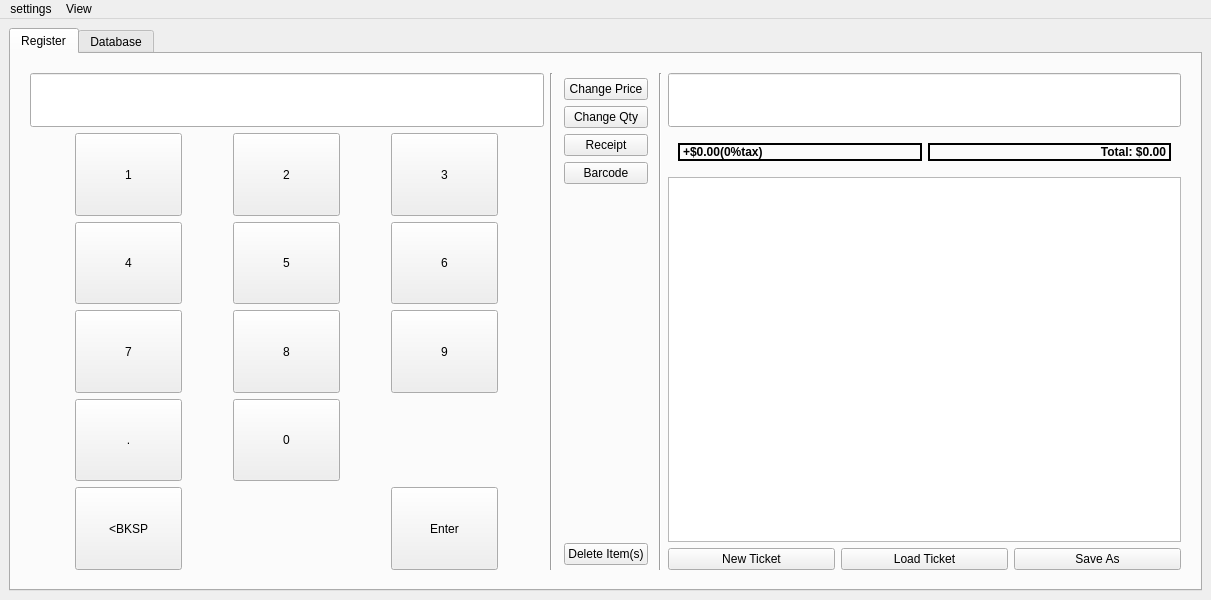
<?xml version="1.0" encoding="UTF-8"?>
<ui version="4.0">
 <class>MainWindow</class>
 <widget class="QMainWindow" name="MainWindow">
  <property name="geometry">
   <rect>
    <x>0</x>
    <y>0</y>
    <width>1211</width>
    <height>600</height>
   </rect>
  </property>
  <property name="windowTitle">
   <string>Products</string>
  </property>
  <property name="unifiedTitleAndToolBarOnMac">
   <bool>true</bool>
  </property>
  <widget class="QWidget" name="centralwidget">
   <layout class="QVBoxLayout" name="verticalLayout_4">
    <item>
     <widget class="QTabWidget" name="app_pageview">
      <property name="focusPolicy">
       <enum>Qt::FocusPolicy::NoFocus</enum>
      </property>
      <property name="autoFillBackground">
       <bool>false</bool>
      </property>
      <property name="tabPosition">
       <enum>QTabWidget::TabPosition::North</enum>
      </property>
      <property name="tabShape">
       <enum>QTabWidget::TabShape::Rounded</enum>
      </property>
      <property name="currentIndex">
       <number>0</number>
      </property>
      <widget class="QWidget" name="register_tab">
       <attribute name="title">
        <string>Register</string>
       </attribute>
       <layout class="QVBoxLayout" name="verticalLayout_3">
        <item>
         <layout class="QHBoxLayout" name="horizontalLayout_2">
          <property name="sizeConstraint">
           <enum>QLayout::SizeConstraint::SetMaximumSize</enum>
          </property>
          <property name="leftMargin">
           <number>10</number>
          </property>
          <property name="topMargin">
           <number>10</number>
          </property>
          <property name="rightMargin">
           <number>10</number>
          </property>
          <property name="bottomMargin">
           <number>10</number>
          </property>
          <item>
           <layout class="QVBoxLayout" name="Keypad_layout">
            <property name="sizeConstraint">
             <enum>QLayout::SizeConstraint::SetFixedSize</enum>
            </property>
            <item>
             <widget class="QLineEdit" name="code_inputBox">
              <property name="sizePolicy">
               <sizepolicy hsizetype="Expanding" vsizetype="Fixed">
                <horstretch>0</horstretch>
                <verstretch>0</verstretch>
               </sizepolicy>
              </property>
              <property name="font">
               <font>
                <pointsize>30</pointsize>
                <bold>true</bold>
               </font>
              </property>
              <property name="autoFillBackground">
               <bool>false</bool>
              </property>
              <property name="alignment">
               <set>Qt::AlignmentFlag::AlignCenter</set>
              </property>
              <property name="placeholderText">
               <string extracomment="UPC"/>
              </property>
              <property name="clearButtonEnabled">
               <bool>true</bool>
              </property>
             </widget>
            </item>
            <item>
             <layout class="QGridLayout" name="gridLayout">
              <item row="3" column="0">
               <widget class="QPushButton" name="period_button">
                <property name="sizePolicy">
                 <sizepolicy hsizetype="Expanding" vsizetype="Expanding">
                  <horstretch>0</horstretch>
                  <verstretch>0</verstretch>
                 </sizepolicy>
                </property>
                <property name="maximumSize">
                 <size>
                  <width>107</width>
                  <height>16777215</height>
                 </size>
                </property>
                <property name="text">
                 <string>.</string>
                </property>
               </widget>
              </item>
              <item row="0" column="1">
               <widget class="QPushButton" name="two_Button">
                <property name="sizePolicy">
                 <sizepolicy hsizetype="Expanding" vsizetype="Expanding">
                  <horstretch>0</horstretch>
                  <verstretch>0</verstretch>
                 </sizepolicy>
                </property>
                <property name="maximumSize">
                 <size>
                  <width>107</width>
                  <height>16777215</height>
                 </size>
                </property>
                <property name="autoFillBackground">
                 <bool>false</bool>
                </property>
                <property name="text">
                 <string>2</string>
                </property>
               </widget>
              </item>
              <item row="1" column="2">
               <widget class="QPushButton" name="six_button">
                <property name="sizePolicy">
                 <sizepolicy hsizetype="Expanding" vsizetype="Expanding">
                  <horstretch>0</horstretch>
                  <verstretch>0</verstretch>
                 </sizepolicy>
                </property>
                <property name="maximumSize">
                 <size>
                  <width>107</width>
                  <height>16777215</height>
                 </size>
                </property>
                <property name="autoFillBackground">
                 <bool>false</bool>
                </property>
                <property name="text">
                 <string>6</string>
                </property>
               </widget>
              </item>
              <item row="3" column="1">
               <widget class="QPushButton" name="zero_button">
                <property name="sizePolicy">
                 <sizepolicy hsizetype="Expanding" vsizetype="Expanding">
                  <horstretch>0</horstretch>
                  <verstretch>0</verstretch>
                 </sizepolicy>
                </property>
                <property name="maximumSize">
                 <size>
                  <width>107</width>
                  <height>16777215</height>
                 </size>
                </property>
                <property name="autoFillBackground">
                 <bool>false</bool>
                </property>
                <property name="text">
                 <string>0</string>
                </property>
               </widget>
              </item>
              <item row="1" column="0">
               <widget class="QPushButton" name="four_button">
                <property name="sizePolicy">
                 <sizepolicy hsizetype="Expanding" vsizetype="Expanding">
                  <horstretch>0</horstretch>
                  <verstretch>0</verstretch>
                 </sizepolicy>
                </property>
                <property name="maximumSize">
                 <size>
                  <width>107</width>
                  <height>16777215</height>
                 </size>
                </property>
                <property name="autoFillBackground">
                 <bool>false</bool>
                </property>
                <property name="text">
                 <string>4</string>
                </property>
               </widget>
              </item>
              <item row="2" column="0">
               <widget class="QPushButton" name="seven_button">
                <property name="sizePolicy">
                 <sizepolicy hsizetype="Expanding" vsizetype="Expanding">
                  <horstretch>0</horstretch>
                  <verstretch>0</verstretch>
                 </sizepolicy>
                </property>
                <property name="maximumSize">
                 <size>
                  <width>107</width>
                  <height>16777215</height>
                 </size>
                </property>
                <property name="autoFillBackground">
                 <bool>false</bool>
                </property>
                <property name="text">
                 <string>7</string>
                </property>
               </widget>
              </item>
              <item row="0" column="2">
               <widget class="QPushButton" name="three_button">
                <property name="sizePolicy">
                 <sizepolicy hsizetype="Expanding" vsizetype="Expanding">
                  <horstretch>0</horstretch>
                  <verstretch>0</verstretch>
                 </sizepolicy>
                </property>
                <property name="maximumSize">
                 <size>
                  <width>107</width>
                  <height>16777215</height>
                 </size>
                </property>
                <property name="autoFillBackground">
                 <bool>false</bool>
                </property>
                <property name="text">
                 <string>3</string>
                </property>
               </widget>
              </item>
              <item row="4" column="0">
               <widget class="QPushButton" name="backspace_button">
                <property name="sizePolicy">
                 <sizepolicy hsizetype="Expanding" vsizetype="Expanding">
                  <horstretch>0</horstretch>
                  <verstretch>0</verstretch>
                 </sizepolicy>
                </property>
                <property name="maximumSize">
                 <size>
                  <width>107</width>
                  <height>16777215</height>
                 </size>
                </property>
                <property name="autoFillBackground">
                 <bool>false</bool>
                </property>
                <property name="text">
                 <string>&lt;BKSP</string>
                </property>
               </widget>
              </item>
              <item row="2" column="2">
               <widget class="QPushButton" name="nine_button">
                <property name="sizePolicy">
                 <sizepolicy hsizetype="Expanding" vsizetype="Expanding">
                  <horstretch>0</horstretch>
                  <verstretch>0</verstretch>
                 </sizepolicy>
                </property>
                <property name="maximumSize">
                 <size>
                  <width>107</width>
                  <height>16777215</height>
                 </size>
                </property>
                <property name="autoFillBackground">
                 <bool>false</bool>
                </property>
                <property name="text">
                 <string>9</string>
                </property>
               </widget>
              </item>
              <item row="4" column="2">
               <widget class="QPushButton" name="enter_button">
                <property name="sizePolicy">
                 <sizepolicy hsizetype="Expanding" vsizetype="Expanding">
                  <horstretch>0</horstretch>
                  <verstretch>0</verstretch>
                 </sizepolicy>
                </property>
                <property name="maximumSize">
                 <size>
                  <width>107</width>
                  <height>16777215</height>
                 </size>
                </property>
                <property name="autoFillBackground">
                 <bool>false</bool>
                </property>
                <property name="text">
                 <string>Enter</string>
                </property>
               </widget>
              </item>
              <item row="2" column="1">
               <widget class="QPushButton" name="eight_button">
                <property name="sizePolicy">
                 <sizepolicy hsizetype="Expanding" vsizetype="Expanding">
                  <horstretch>0</horstretch>
                  <verstretch>0</verstretch>
                 </sizepolicy>
                </property>
                <property name="maximumSize">
                 <size>
                  <width>107</width>
                  <height>16777215</height>
                 </size>
                </property>
                <property name="autoFillBackground">
                 <bool>false</bool>
                </property>
                <property name="text">
                 <string>8</string>
                </property>
               </widget>
              </item>
              <item row="0" column="0">
               <widget class="QPushButton" name="one_button">
                <property name="sizePolicy">
                 <sizepolicy hsizetype="Expanding" vsizetype="Expanding">
                  <horstretch>0</horstretch>
                  <verstretch>0</verstretch>
                 </sizepolicy>
                </property>
                <property name="maximumSize">
                 <size>
                  <width>107</width>
                  <height>16777215</height>
                 </size>
                </property>
                <property name="autoFillBackground">
                 <bool>false</bool>
                </property>
                <property name="text">
                 <string>1</string>
                </property>
               </widget>
              </item>
              <item row="1" column="1">
               <widget class="QPushButton" name="five_button">
                <property name="sizePolicy">
                 <sizepolicy hsizetype="Expanding" vsizetype="Expanding">
                  <horstretch>0</horstretch>
                  <verstretch>0</verstretch>
                 </sizepolicy>
                </property>
                <property name="maximumSize">
                 <size>
                  <width>107</width>
                  <height>16777215</height>
                 </size>
                </property>
                <property name="autoFillBackground">
                 <bool>false</bool>
                </property>
                <property name="text">
                 <string>5</string>
                </property>
               </widget>
              </item>
             </layout>
            </item>
           </layout>
          </item>
          <item>
           <widget class="Line" name="line">
            <property name="orientation">
             <enum>Qt::Orientation::Vertical</enum>
            </property>
           </widget>
          </item>
          <item>
           <layout class="QVBoxLayout" name="verticalLayout_7">
            <property name="leftMargin">
             <number>5</number>
            </property>
            <property name="topMargin">
             <number>5</number>
            </property>
            <property name="rightMargin">
             <number>5</number>
            </property>
            <property name="bottomMargin">
             <number>5</number>
            </property>
            <item>
             <widget class="QPushButton" name="priceChange_button">
              <property name="text">
               <string>Change Price</string>
              </property>
             </widget>
            </item>
            <item>
             <widget class="QPushButton" name="qtyChange_button">
              <property name="text">
               <string>Change Qty</string>
              </property>
             </widget>
            </item>
            <item>
             <widget class="QPushButton" name="receipt_button">
              <property name="text">
               <string>Receipt</string>
              </property>
             </widget>
            </item>
            <item>
             <widget class="QPushButton" name="barcode_button">
              <property name="text">
               <string>Barcode</string>
              </property>
             </widget>
            </item>
            <item>
             <spacer name="verticalSpacer">
              <property name="orientation">
               <enum>Qt::Orientation::Vertical</enum>
              </property>
              <property name="sizeHint" stdset="0">
               <size>
                <width>20</width>
                <height>40</height>
               </size>
              </property>
             </spacer>
            </item>
            <item>
             <widget class="QLabel" name="barcode_view">
              <property name="sizePolicy">
               <sizepolicy hsizetype="Preferred" vsizetype="Preferred">
                <horstretch>0</horstretch>
                <verstretch>0</verstretch>
               </sizepolicy>
              </property>
              <property name="text">
               <string/>
              </property>
              <property name="alignment">
               <set>Qt::AlignmentFlag::AlignCenter</set>
              </property>
             </widget>
            </item>
            <item>
             <widget class="QPushButton" name="delete_button">
              <property name="text">
               <string>Delete Item(s)</string>
              </property>
             </widget>
            </item>
           </layout>
          </item>
          <item>
           <widget class="Line" name="line_2">
            <property name="orientation">
             <enum>Qt::Orientation::Vertical</enum>
            </property>
           </widget>
          </item>
          <item>
           <layout class="QVBoxLayout" name="verticalLayout_2">
            <property name="sizeConstraint">
             <enum>QLayout::SizeConstraint::SetNoConstraint</enum>
            </property>
            <item>
             <widget class="QLineEdit" name="code_inputBox_2">
              <property name="font">
               <font>
                <pointsize>30</pointsize>
               </font>
              </property>
             </widget>
            </item>
            <item>
             <layout class="QHBoxLayout" name="horizontalLayout_3">
              <property name="leftMargin">
               <number>10</number>
              </property>
              <property name="topMargin">
               <number>10</number>
              </property>
              <property name="rightMargin">
               <number>10</number>
              </property>
              <property name="bottomMargin">
               <number>10</number>
              </property>
              <item>
               <widget class="QLabel" name="tax_label">
                <property name="font">
                 <font>
                  <bold>true</bold>
                  <underline>false</underline>
                  <strikeout>false</strikeout>
                 </font>
                </property>
                <property name="frameShape">
                 <enum>QFrame::Shape::Box</enum>
                </property>
                <property name="lineWidth">
                 <number>2</number>
                </property>
                <property name="text">
                 <string>+$0.00(0%tax)</string>
                </property>
               </widget>
              </item>
              <item>
               <widget class="QLabel" name="price_label">
                <property name="sizePolicy">
                 <sizepolicy hsizetype="Preferred" vsizetype="Preferred">
                  <horstretch>0</horstretch>
                  <verstretch>0</verstretch>
                 </sizepolicy>
                </property>
                <property name="font">
                 <font>
                  <bold>true</bold>
                 </font>
                </property>
                <property name="autoFillBackground">
                 <bool>false</bool>
                </property>
                <property name="frameShape">
                 <enum>QFrame::Shape::Box</enum>
                </property>
                <property name="lineWidth">
                 <number>2</number>
                </property>
                <property name="text">
                 <string>Total: $0.00</string>
                </property>
                <property name="alignment">
                 <set>Qt::AlignmentFlag::AlignRight|Qt::AlignmentFlag::AlignTrailing|Qt::AlignmentFlag::AlignVCenter</set>
                </property>
               </widget>
              </item>
             </layout>
            </item>
            <item>
             <widget class="QTableWidget" name="ticketview">
              <property name="focusPolicy">
               <enum>Qt::FocusPolicy::StrongFocus</enum>
              </property>
              <property name="selectionMode">
               <enum>QAbstractItemView::SelectionMode::ExtendedSelection</enum>
              </property>
              <property name="columnCount">
               <number>5</number>
              </property>
              <attribute name="horizontalHeaderVisible">
               <bool>false</bool>
              </attribute>
              <column>
               <property name="text">
                <string>UPC</string>
               </property>
               <property name="textAlignment">
                <set>AlignTrailing|AlignVCenter</set>
               </property>
              </column>
              <column>
               <property name="text">
                <string>Description</string>
               </property>
              </column>
              <column>
               <property name="text">
                <string>Qty</string>
               </property>
              </column>
              <column>
               <property name="text">
                <string>Price</string>
               </property>
              </column>
              <column>
               <property name="text">
                <string>tag</string>
               </property>
              </column>
             </widget>
            </item>
            <item>
             <layout class="QHBoxLayout" name="horizontalLayout">
              <item>
               <widget class="QPushButton" name="newticket_button">
                <property name="text">
                 <string>New Ticket</string>
                </property>
               </widget>
              </item>
              <item>
               <widget class="QPushButton" name="load_button">
                <property name="text">
                 <string>Load Ticket</string>
                </property>
               </widget>
              </item>
              <item>
               <widget class="QPushButton" name="save_button">
                <property name="text">
                 <string>Save As</string>
                </property>
               </widget>
              </item>
             </layout>
            </item>
           </layout>
          </item>
         </layout>
        </item>
       </layout>
      </widget>
      <widget class="QWidget" name="database_tab">
       <attribute name="title">
        <string>Database</string>
       </attribute>
       <layout class="QVBoxLayout" name="verticalLayout_6">
        <item>
         <layout class="QVBoxLayout" name="verticalLayout_5">
          <item>
           <widget class="QLineEdit" name="searchbar_input">
            <property name="placeholderText">
             <string extracomment="UPC or Description"/>
            </property>
            <property name="clearButtonEnabled">
             <bool>true</bool>
            </property>
           </widget>
          </item>
          <item>
           <layout class="QHBoxLayout" name="horizontalLayout_4">
            <property name="leftMargin">
             <number>5</number>
            </property>
            <property name="topMargin">
             <number>5</number>
            </property>
            <property name="rightMargin">
             <number>5</number>
            </property>
            <property name="bottomMargin">
             <number>5</number>
            </property>
            <item>
             <layout class="QVBoxLayout" name="database_buttons_panel">
              <property name="leftMargin">
               <number>5</number>
              </property>
              <property name="topMargin">
               <number>5</number>
              </property>
              <property name="rightMargin">
               <number>5</number>
              </property>
              <property name="bottomMargin">
               <number>5</number>
              </property>
              <item>
               <widget class="QPushButton" name="addtoticket_button">
                <property name="text">
                 <string>+ to Ticket</string>
                </property>
               </widget>
              </item>
              <item>
               <spacer name="verticalSpacer_2">
                <property name="orientation">
                 <enum>Qt::Orientation::Vertical</enum>
                </property>
                <property name="sizeHint" stdset="0">
                 <size>
                  <width>20</width>
                  <height>40</height>
                 </size>
                </property>
               </spacer>
              </item>
             </layout>
            </item>
            <item>
             <layout class="QVBoxLayout" name="verticalLayout_9">
              <property name="leftMargin">
               <number>5</number>
              </property>
              <property name="topMargin">
               <number>5</number>
              </property>
              <property name="rightMargin">
               <number>5</number>
              </property>
              <property name="bottomMargin">
               <number>5</number>
              </property>
              <item>
               <widget class="QTableWidget" name="foundView">
                <property name="selectionBehavior">
                 <enum>QAbstractItemView::SelectionBehavior::SelectRows</enum>
                </property>
                <attribute name="horizontalHeaderVisible">
                 <bool>false</bool>
                </attribute>
                <attribute name="verticalHeaderVisible">
                 <bool>false</bool>
                </attribute>
                <column>
                 <property name="text">
                  <string>UPC</string>
                 </property>
                </column>
                <column>
                 <property name="text">
                  <string>Description</string>
                 </property>
                </column>
                <column>
                 <property name="text">
                  <string>Price</string>
                 </property>
                </column>
               </widget>
              </item>
             </layout>
            </item>
           </layout>
          </item>
         </layout>
        </item>
       </layout>
      </widget>
     </widget>
    </item>
   </layout>
  </widget>
  <widget class="QMenuBar" name="menubar">
   <property name="geometry">
    <rect>
     <x>0</x>
     <y>0</y>
     <width>1211</width>
     <height>24</height>
    </rect>
   </property>
   <widget class="QMenu" name="menuAdjust_Tax">
    <property name="title">
     <string>settings</string>
    </property>
    <addaction name="actionSettings"/>
   </widget>
   <widget class="QMenu" name="menuView">
    <property name="title">
     <string>View</string>
    </property>
    <addaction name="action_HideKeypad"/>
   </widget>
   <addaction name="menuAdjust_Tax"/>
   <addaction name="menuView"/>
  </widget>
  <action name="actionSales_Tax">
   <property name="text">
    <string>Sales Tax</string>
   </property>
  </action>
  <action name="actionLocate_Database">
   <property name="text">
    <string>Locate Database</string>
   </property>
  </action>
  <action name="actionTickets_Folder">
   <property name="text">
    <string>Tickets Folder</string>
   </property>
  </action>
  <action name="actionsettings">
   <property name="text">
    <string>Settings</string>
   </property>
  </action>
  <action name="actionSettings">
   <property name="text">
    <string>Settings</string>
   </property>
  </action>
  <action name="action_HideKeypad">
   <property name="checkable">
    <bool>true</bool>
   </property>
   <property name="text">
    <string>Hide Keypad</string>
   </property>
   <property name="shortcut">
    <string>Ctrl+K</string>
   </property>
   <property name="shortcutVisibleInContextMenu">
    <bool>true</bool>
   </property>
  </action>
 </widget>
 <resources/>
 <connections/>
</ui>
